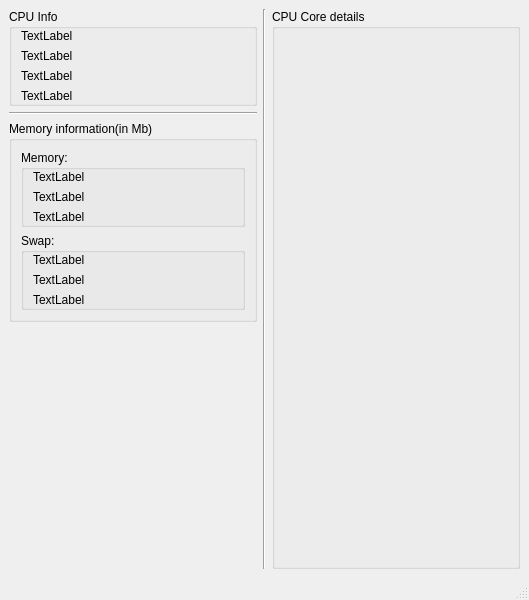
<?xml version="1.0" encoding="UTF-8"?>
<ui version="4.0">
 <class>MainWindow</class>
 <widget class="QMainWindow" name="MainWindow">
  <property name="geometry">
   <rect>
    <x>0</x>
    <y>0</y>
    <width>529</width>
    <height>600</height>
   </rect>
  </property>
  <property name="windowTitle">
   <string>System Monitor</string>
  </property>
  <widget class="QWidget" name="centralwidget">
   <layout class="QHBoxLayout" name="horizontalLayout_2">
    <property name="leftMargin">
     <number>9</number>
    </property>
    <property name="rightMargin">
     <number>9</number>
    </property>
    <item>
     <widget class="QWidget" name="generalInfo" native="true">
      <layout class="QVBoxLayout" name="verticalLayout_2">
       <property name="leftMargin">
        <number>0</number>
       </property>
       <property name="topMargin">
        <number>0</number>
       </property>
       <property name="rightMargin">
        <number>0</number>
       </property>
       <property name="bottomMargin">
        <number>0</number>
       </property>
       <item>
        <layout class="QVBoxLayout" name="verticalLayout">
         <item>
          <widget class="QGroupBox" name="groupBox">
           <property name="title">
            <string>CPU Info</string>
           </property>
           <property name="flat">
            <bool>true</bool>
           </property>
           <property name="checkable">
            <bool>false</bool>
           </property>
           <layout class="QVBoxLayout" name="verticalLayout_3">
            <property name="leftMargin">
             <number>9</number>
            </property>
            <property name="topMargin">
             <number>0</number>
            </property>
            <property name="rightMargin">
             <number>0</number>
            </property>
            <property name="bottomMargin">
             <number>0</number>
            </property>
            <item>
             <widget class="QLabel" name="labelCoreCount">
              <property name="text">
               <string>TextLabel</string>
              </property>
             </widget>
            </item>
            <item>
             <widget class="QLabel" name="labelAvrCpu">
              <property name="text">
               <string>TextLabel</string>
              </property>
             </widget>
            </item>
            <item>
             <widget class="QLabel" name="labelAvrCpuUser">
              <property name="text">
               <string>TextLabel</string>
              </property>
             </widget>
            </item>
            <item>
             <widget class="QLabel" name="labelAvrsystem">
              <property name="text">
               <string>TextLabel</string>
              </property>
             </widget>
            </item>
           </layout>
          </widget>
         </item>
         <item>
          <widget class="Line" name="line">
           <property name="orientation">
            <enum>Qt::Horizontal</enum>
           </property>
          </widget>
         </item>
         <item>
          <widget class="QGroupBox" name="groupBox_2">
           <property name="title">
            <string>Memory information(in Mb)</string>
           </property>
           <layout class="QVBoxLayout" name="verticalLayout_4">
            <item>
             <widget class="QGroupBox" name="groupBox_3">
              <property name="title">
               <string>Memory:</string>
              </property>
              <layout class="QVBoxLayout" name="verticalLayout_6">
               <property name="topMargin">
                <number>0</number>
               </property>
               <property name="rightMargin">
                <number>0</number>
               </property>
               <property name="bottomMargin">
                <number>0</number>
               </property>
               <item>
                <widget class="QLabel" name="labelMemTotal">
                 <property name="text">
                  <string>TextLabel</string>
                 </property>
                </widget>
               </item>
               <item>
                <widget class="QLabel" name="labelMemToUsed">
                 <property name="text">
                  <string>TextLabel</string>
                 </property>
                </widget>
               </item>
               <item>
                <widget class="QLabel" name="labelMemFree">
                 <property name="text">
                  <string>TextLabel</string>
                 </property>
                </widget>
               </item>
              </layout>
             </widget>
            </item>
            <item>
             <widget class="QGroupBox" name="groupBox_4">
              <property name="title">
               <string>Swap:</string>
              </property>
              <layout class="QVBoxLayout" name="verticalLayout_5">
               <property name="topMargin">
                <number>0</number>
               </property>
               <property name="rightMargin">
                <number>0</number>
               </property>
               <property name="bottomMargin">
                <number>0</number>
               </property>
               <item>
                <widget class="QLabel" name="labelSwapTotal">
                 <property name="text">
                  <string>TextLabel</string>
                 </property>
                </widget>
               </item>
               <item>
                <widget class="QLabel" name="labelSwapUsed">
                 <property name="text">
                  <string>TextLabel</string>
                 </property>
                </widget>
               </item>
               <item>
                <widget class="QLabel" name="labelSwapTFree">
                 <property name="text">
                  <string>TextLabel</string>
                 </property>
                </widget>
               </item>
              </layout>
             </widget>
            </item>
           </layout>
          </widget>
         </item>
         <item>
          <spacer name="verticalSpacer">
           <property name="orientation">
            <enum>Qt::Vertical</enum>
           </property>
           <property name="sizeHint" stdset="0">
            <size>
             <width>20</width>
             <height>40</height>
            </size>
           </property>
          </spacer>
         </item>
        </layout>
       </item>
      </layout>
     </widget>
    </item>
    <item>
     <widget class="Line" name="line_2">
      <property name="orientation">
       <enum>Qt::Vertical</enum>
      </property>
     </widget>
    </item>
    <item>
     <widget class="QGroupBox" name="groupBox_5">
      <property name="title">
       <string>CPU Core details</string>
      </property>
      <layout class="QVBoxLayout" name="verticalLayout_7">
       <property name="leftMargin">
        <number>9</number>
       </property>
       <property name="topMargin">
        <number>0</number>
       </property>
       <item>
        <widget class="QWidget" name="coreUsage" native="true"/>
       </item>
       <item>
        <spacer name="verticalSpacer_2">
         <property name="orientation">
          <enum>Qt::Vertical</enum>
         </property>
         <property name="sizeHint" stdset="0">
          <size>
           <width>20</width>
           <height>481</height>
          </size>
         </property>
        </spacer>
       </item>
      </layout>
     </widget>
    </item>
   </layout>
  </widget>
  <widget class="QMenuBar" name="menubar">
   <property name="geometry">
    <rect>
     <x>0</x>
     <y>0</y>
     <width>529</width>
     <height>22</height>
    </rect>
   </property>
  </widget>
  <widget class="QStatusBar" name="statusbar"/>
 </widget>
 <resources/>
 <connections/>
</ui>
